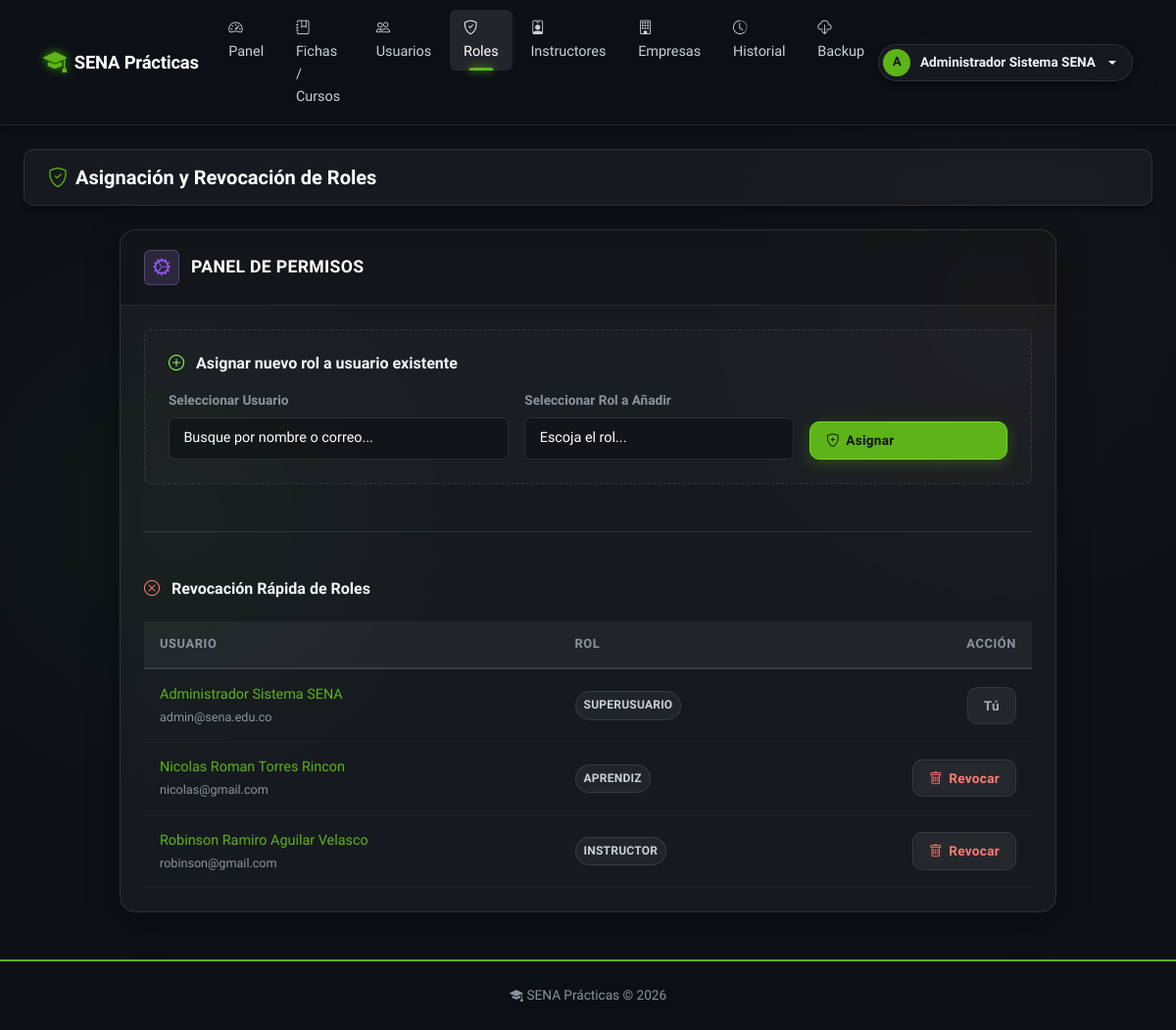
Before: /admin/roles (signed in) with the older database file.
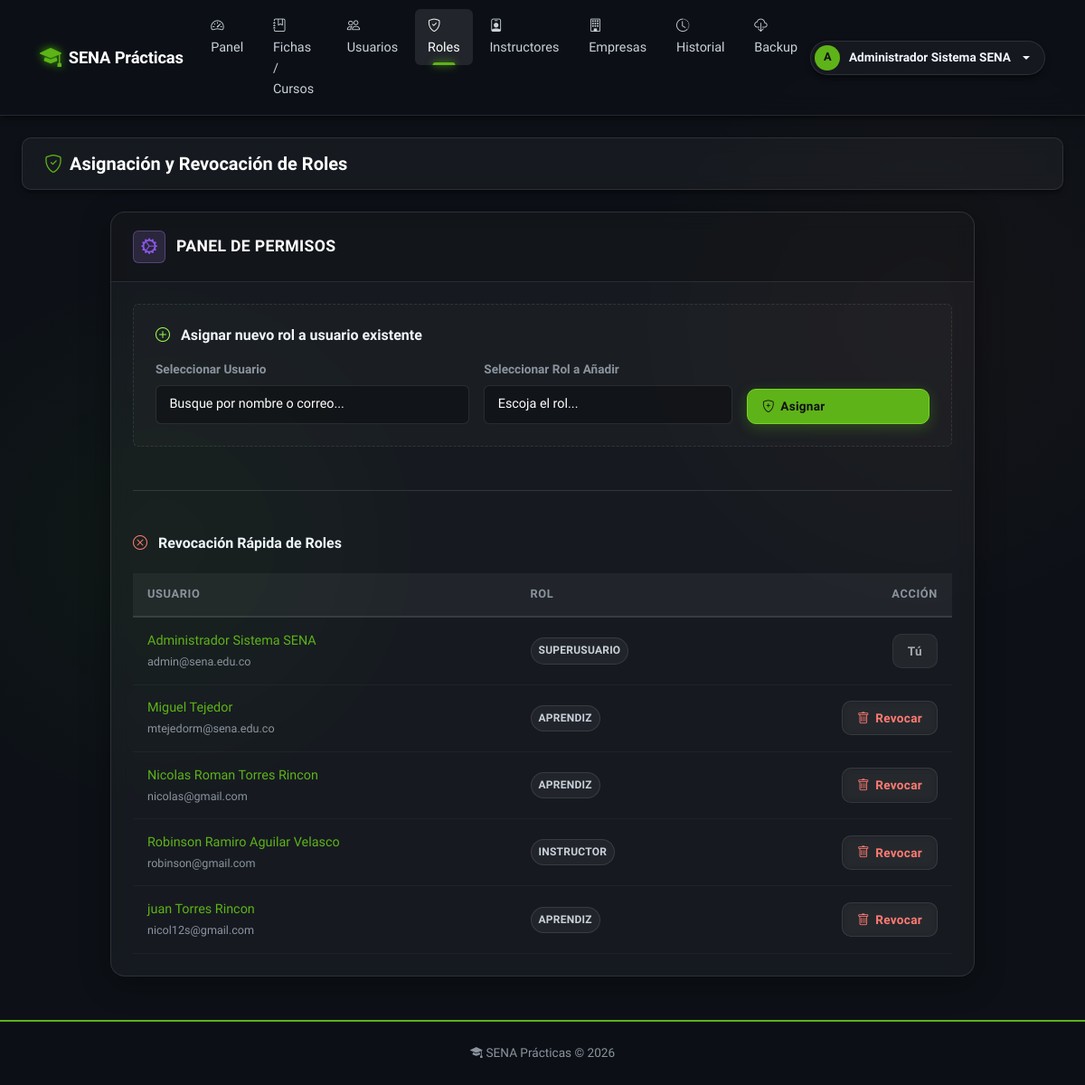
After: the same page with the newer database file.
### app/models/usuario.py (models this page shows, shortened)
class Usuario(db.Model, UserMixin):
    __tablename__ = 'usuario'
    id_usuario       = db.Column(db.Integer, primary_key=True)
    tipo_documento   = db.Column(db.String(20))
    numero_documento = db.Column(db.String(30))
    nombres          = db.Column(db.String(100), nullable=False)
    apellidos        = db.Column(db.String(100), nullable=False)
    correo           = db.Column(db.String(100), unique=True, nullable=False)
    telefono         = db.Column(db.String(20))
    password_hash    = db.Column(db.String(255), nullable=False)
    estado           = db.Column(db.Boolean, default=True)
    fecha_creacion   = db.Column(db.DateTime, default=lambda: datetime.now(timezone.utc))
    roles            = db.relationship('UsuarioRol', back_populates='usuario')
    instructor       = db.relationship('Instructor', back_populates='usuario', uselist=False)
    aprendiz         = db.relationship('Aprendiz', back_populates='usuario', uselist=False)
    historial        = db.relationship('HistorialCambios', back_populates='usuario')
    notificaciones   = db.relationship('Notificacion', back_populates='usuario')

### app/models/usuario_rol.py (models this page shows)
class UsuarioRol(db.Model):
    __tablename__ = 'usuario_rol'
    id_usuario = db.Column(db.Integer, db.ForeignKey('usuario.id_usuario'), primary_key=True)
    id_rol     = db.Column(db.Integer, db.ForeignKey('rol.id_rol'), primary_key=True)
    usuario    = db.relationship('Usuario', back_populates='roles')
    rol        = db.relationship('Rol', back_populates='usuarios')

### app/models/rol.py (models this page shows)
class Rol(db.Model):
    __tablename__ = 'rol'
    id_rol      = db.Column(db.Integer, primary_key=True)
    nombre      = db.Column(db.String(50), nullable=False)
    descripcion = db.Column(db.Text)
    usuarios    = db.relationship('UsuarioRol', back_populates='rol')

### app/routes/admin.py (the view)
@bp.route('/roles')
@login_required
@role_required('superusuario')
def roles():
    usuarios = Usuario.query.order_by(Usuario.nombres).all()
    roles_disponibles = Rol.query.all()
    return render_template('admin/roles.html',
                           usuarios=usuarios,
                           roles=roles_disponibles)

### app/utils.py (called while the page is built)
def role_required(*roles):
    def decorator(f):
        @wraps(f)
        def decorated(*args, **kwargs):
            if not current_user.is_authenticated:
                flash('Inicia sesión para continuar.', 'warning')
                return redirect(url_for('auth.login'))
            user_roles = {ur.rol.nombre.lower() for ur in current_user.roles}
            required = {r.lower() for r in roles}
            if not user_roles.intersection(required):
                flash('No tienes permiso para acceder a esa sección.', 'danger')
                return abort(403)
            return f(*args, **kwargs)
        return decorated
    return decorator

### app/templates/admin/roles.html (shortened to what this page needs)
{% extends 'base.html' %}
{% block content %}
<div class="page-toolbar">
  <h2 class="m-0" style="font-size: 1.25rem; font-weight: 600;"><i class="bi bi-shield-check text-primary me-2"></i>Asignación y Revocación de Roles</h2>
</div>
<div class="row justify-content-center">
  <div class="col-lg-10">
    <div class="biblioteca-shell">
      <div class="biblioteca-shell-header">
         <div class="shell-header-icon" style="background: rgba(188,140,255,0.15); color: var(--accent-purple); border-color: rgba(188,140,255,0.3);"><i class="bi bi-gear-wide-connected"></i></div>
         <h4>Panel de Permisos</h4>
      </div>
      <div class="biblioteca-shell-body p-4">
        <form method="POST" action="{{ url_for('admin.asignar_rol') }}" class="mb-5 p-4 rounded" style="background: rgba(255,255,255,0.02); border: 1px dashed var(--border-default);">
          <h5 class="fs-6 fw-bold mb-3"><i class="bi bi-plus-circle text-success me-2"></i> Asignar nuevo rol a usuario existente</h5>
          <div class="row gx-3 align-items-end">
            <div class="col-md-5 mb-3 mb-md-0">
               <label class="form-label text-muted">Seleccionar Usuario</label>
               <select name="id_usuario" class="form-select bg-dark text-white" required>
                 <option value="" disabled selected>Busque por nombre o correo...</option>
               </select>
            </div>
            <div class="col-md-4 mb-3 mb-md-0">
               <label class="form-label text-muted">Seleccionar Rol a Añadir</label>
               <select name="id_rol" class="form-select bg-dark text-white" required>
                 <option value="" disabled selected>Escoja el rol...</option>
               </select>
            </div>
            <div class="col-md-3">
               <button type="submit" class="btn btn-success w-100"><i class="bi bi-shield-plus"></i> Asignar</button>
            </div>
          </div>
        </form>
        <hr class="border-secondary my-5" style="opacity: 0.3;">
        <h5 class="fs-6 fw-bold mb-4"><i class="bi bi-x-circle text-danger me-2"></i> Revocación Rápida de Roles</h5>
        <div class="table-responsive">
          <table class="biblioteca-table">
            <thead>
              <tr>
                <th>Usuario</th>
                <th>Rol</th>
                <th class="text-end">Acción</th>
              </tr>
            </thead>
            <tbody>
              {% for u in usuarios %}
                {% for ur in u.roles %}
                <tr>
                  <td><span class="fw-medium text-primary">{{ u.nombres }} {{ u.apellidos }}</span> <br><small class="text-muted">{{ u.correo }}</small></td>
                  <td><span class="badge-lib badge-gray text-uppercase px-2">{{ ur.rol.nombre }}</span></td>
                  <td>
                    <form method="POST" action="{{ url_for('admin.quitar_rol') }}" class="d-flex justify-content-end" onsubmit="return confirm('¿Seguro que desea revocar el rol {{ ur.rol.nombre }} de {{ u.nombres }}?');">
                      {% if current_user.id_usuario != u.id_usuario or ur.rol.nombre != 'superusuario' %}
                        <button type="submit" class="btn btn-sm btn-ghost text-danger border-danger" title="Revocar Permiso"><i class="bi bi-trash"></i> Revocar</button>
                      {% else %}
                        <button type="button" class="btn btn-sm btn-secondary" disabled title="No puedes quitarte el rol de superusuario a ti mismo">Tú</button>
                      {% endif %}
                    </form>
                  </td>
                </tr>
                {% endfor %}
              {% endfor %}
            </tbody>
          </table>
        </div>
      </div>
    </div>
  </div>
</div>
{% endblock %}

### app/templates/base.html (shortened to what the changed rows need)
<!DOCTYPE html>
<html lang="es">
<head>
  <link rel="stylesheet" href="{{ url_for('static', filename='bootstrap/css/bootstrap.min.css') }}">
  <link rel="stylesheet" href="https://cdn.jsdelivr.net/npm/bootstrap-icons@1.11.3/font/bootstrap-icons.min.css">
  <link rel="stylesheet" href="{{ url_for('static', filename='biblioteca.css') }}">
</head>
<body class="biblioteca-body">
{% if current_user.is_authenticated %}
<nav class="navbar biblioteca-nav navbar-expand-lg">
  <div class="container-fluid px-4">
    <a class="navbar-brand" href="{{ url_for('auth.landing') }}">
      <i class="bi bi-mortarboard-fill brand-icon"></i>
      SENA Prácticas
    </a>
    <div class="collapse navbar-collapse" id="navMain">
      <ul class="navbar-nav me-auto gap-1">
        {% set rol = namespace(nombre='') %}
        {% for ur in current_user.roles %}
          {% if ur.rol.nombre == 'superusuario' %}{% set rol.nombre = 'superusuario' %}
          {% elif ur.rol.nombre == 'instructor' and rol.nombre != 'superusuario' %}{% set rol.nombre = 'instructor' %}
          {% elif ur.rol.nombre == 'aprendiz' and rol.nombre == '' %}{% set rol.nombre = 'aprendiz' %}
          {% endif %}
        {% endfor %}
        {% if rol.nombre == 'aprendiz' %}
          <li class="nav-item"><a class="nav-link {% if request.endpoint == 'aprendiz.dashboard' %}active{% endif %}"
            href="{{ url_for('aprendiz.dashboard') }}"><i class="bi bi-house me-1"></i>Dashboard</a></li>
          <li class="nav-item"><a class="nav-link {% if 'evidencias_subir' in request.endpoint %}active{% endif %}"
            href="{{ url_for('aprendiz.evidencias_subir') }}"><i class="bi bi-upload me-1"></i>Subir evidencias</a></li>
          <li class="nav-item"><a class="nav-link {% if 'progreso' in request.endpoint %}active{% endif %}"
            href="{{ url_for('aprendiz.progreso') }}"><i class="bi bi-graph-up me-1"></i>Mi progreso</a></li>
          <li class="nav-item"><a class="nav-link {% if 'informacion' in request.endpoint %}active{% endif %}"
            href="{{ url_for('aprendiz.informacion') }}"><i class="bi bi-person-lines-fill me-1"></i>Mi información</a></li>
          <li class="nav-item"><a class="nav-link {% if 'notificaciones' in request.endpoint %}active{% endif %}"
            href="{{ url_for('aprendiz.notificaciones') }}"><i class="bi bi-bell me-1"></i>Notificaciones</a></li>
          <li class="nav-item"><a class="nav-link {% if 'mis_evidencias' in request.endpoint %}active{% endif %}"
            href="{{ url_for('aprendiz.mis_evidencias') }}"><i class="bi bi-folder2-open me-1"></i>Mis evidencias</a></li>
        {% elif rol.nombre == 'superusuario' %}
          <li class="nav-item"><a class="nav-link {% if request.endpoint and request.endpoint.startswith('admin.dashboard') %}active{% endif %}" href="{{ url_for('admin.dashboard') }}"><i class="bi bi-speedometer2 me-1"></i>Panel</a></li>
          <li class="nav-item"><a class="nav-link " href="{{ url_for('admin.fichas') }}"><i class="bi bi-journal-bookmark me-1"></i>Fichas / Cursos</a></li>
          <li class="nav-item"><a class="nav-link {% if request.endpoint and request.endpoint.startswith('admin.usuarios') %}active{% endif %}" href="{{ url_for('admin.usuarios') }}"><i class="bi bi-people me-1"></i>Usuarios</a></li>
          <li class="nav-item"><a class="nav-link {% if request.endpoint and request.endpoint.startswith('admin.roles') %}active{% endif %}" href="{{ url_for('admin.roles') }}"><i class="bi bi-shield-check me-1"></i>Roles</a></li>
          <li class="nav-item"><a class="nav-link " href="{{ url_for('admin.instructores') }}"><i class="bi bi-person-badge me-1"></i>Instructores</a></li>
          <li class="nav-item"><a class="nav-link {% if request.endpoint and request.endpoint.startswith('admin.empresas') %}active{% endif %}" href="{{ url_for('admin.empresas') }}"><i class="bi bi-building me-1"></i>Empresas</a></li>
          <li class="nav-item"><a class="nav-link " href="{{ url_for('admin.historial') }}"><i class="bi bi-clock-history me-1"></i>Historial</a></li>
          <li class="nav-item"><a class="nav-link {% if 'backup' in request.endpoint %}active{% endif %}"
            href="{{ url_for('admin.backup') }}"><i class="bi bi-cloud-download me-1"></i>Backup</a></li>
        {% endif %}
      </ul>
      <div class="dropdown">
        <a class="nav-user-pill dropdown-toggle" data-bs-toggle="dropdown" href="#" id="userDropdown">
          <span class="avatar">{{ current_user.nombres[0] | upper }}</span>
          {{ current_user.nombres }} {{ current_user.apellidos }}
        </a>
          {% set icon_color = 'var(--accent-amber)' %}
          {% if rol.nombre == 'superusuario' %}{% set icon_color = 'var(--accent-purple)' %}
          {% elif rol.nombre == 'instructor' %}{% set icon_color = 'var(--accent-green)' %}
          {% endif %}
          {% set icon_style = 'style="color: ' ~ icon_color ~ '; font-size: 0.5rem;"' %}
      </div>
    </div>
  </div>
</nav>
{% endif %}
<main class="{% if current_user.is_authenticated %}container-fluid px-4 py-4{% endif %}">
  {% block content %}{% endblock %}
</main>
</body>
</html>

Changed rows visible on the page:
added Usuario: nombres "Miguel", apellidos "Tejedor", correo "mtejedorm@sena.edu.co"
added UsuarioRol: rol.nombre "APRENDIZ", shows "Revocar"
added Usuario: nombres "juan", apellidos "Torres Rincon", correo "nicol12s@gmail.com"
added UsuarioRol: rol.nombre "APRENDIZ", shows "Revocar"
